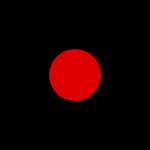
Frame 1 (no input)
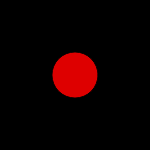
Frame 60 (no input)
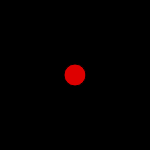
Frame 120 (the mouse pressed at the canvas centre since frame 60)

The p5.js sketch that drew these frames (run headless with seeded random() and noise() and a simulated clock; from frame 60 on, the mouse is pressed at the canvas centre):

// p5.js sketch
// ── sketch.js



function setup() {
  createCanvas(150, 150);
  frameRate(30);
 
  
}

function draw() {
  background(0);
  fill(222,0,0);
  
  var size = random(10,70);
  ellipse(width/2,height/2,size);
}
